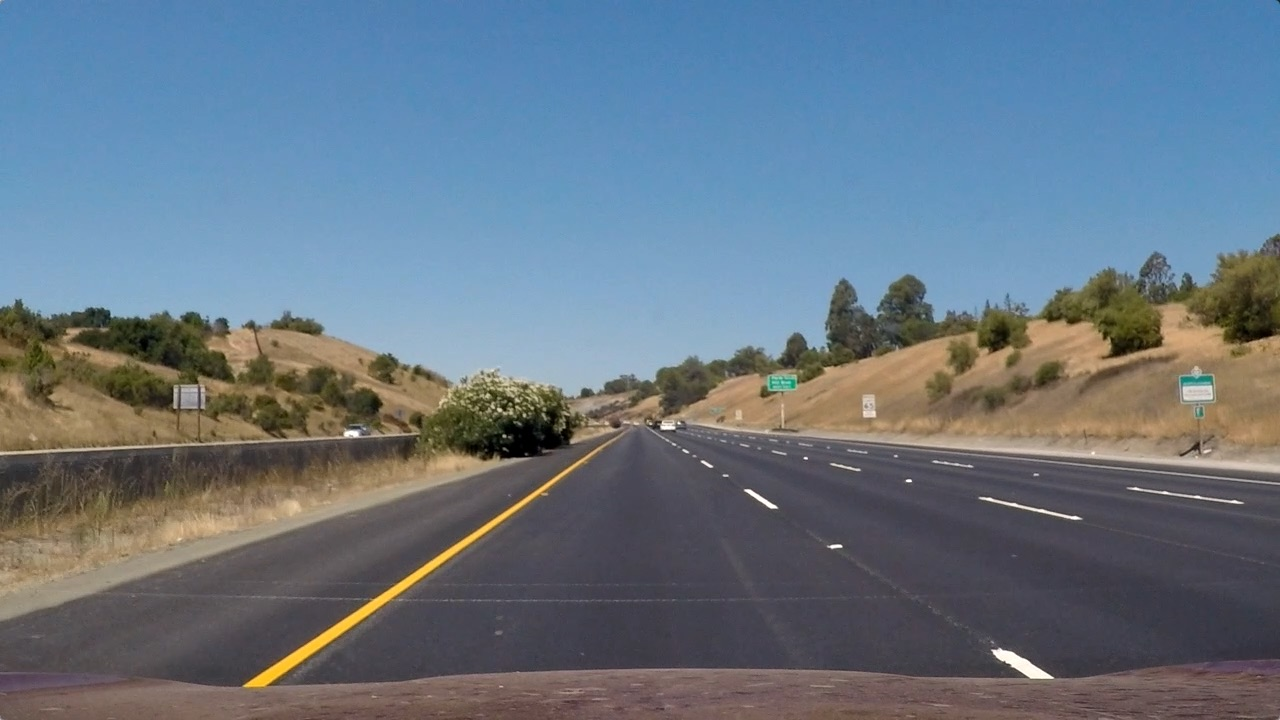
#> input picture term_1/Advanced-Lane-Lines/test_images/straight_lines1.jpg, 1280 x 720 px
$ python -i processing.py   (imports and definitions only)   (older library calls are emulated)
#> lines starting #> are read from the running program, lines starting #| are printed output that depends on the picture; after the words box and inside, x2 and y2 are one past the last pixel; in counts of white or black regions, pixels touching at a corner belong together
#> further down, picture is the input picture: shape (720, 1280, 3); mean B, G, R 131.2, 117.7, 103.2
import cv2
import numpy as np
import matplotlib.pyplot as plt
import matplotlib.image as mpimg

# [36 lines left out: functions get_perspective_points, draw_perspective_points, get_perspective_matrix, warp, not called in this run]

def yellow_white(image):
    hsv = cv2.cvtColor(image, cv2.COLOR_BGR2HSV)
#> hsv: shape (720, 1280, 3); mean H, S, V 85.5, 85, 143.4
    lower_yellow = np.array([80,100,100])
    upper_yellow = np.array([120,255,255])
    yellow_only = cv2.inRange(hsv, lower_yellow, upper_yellow)
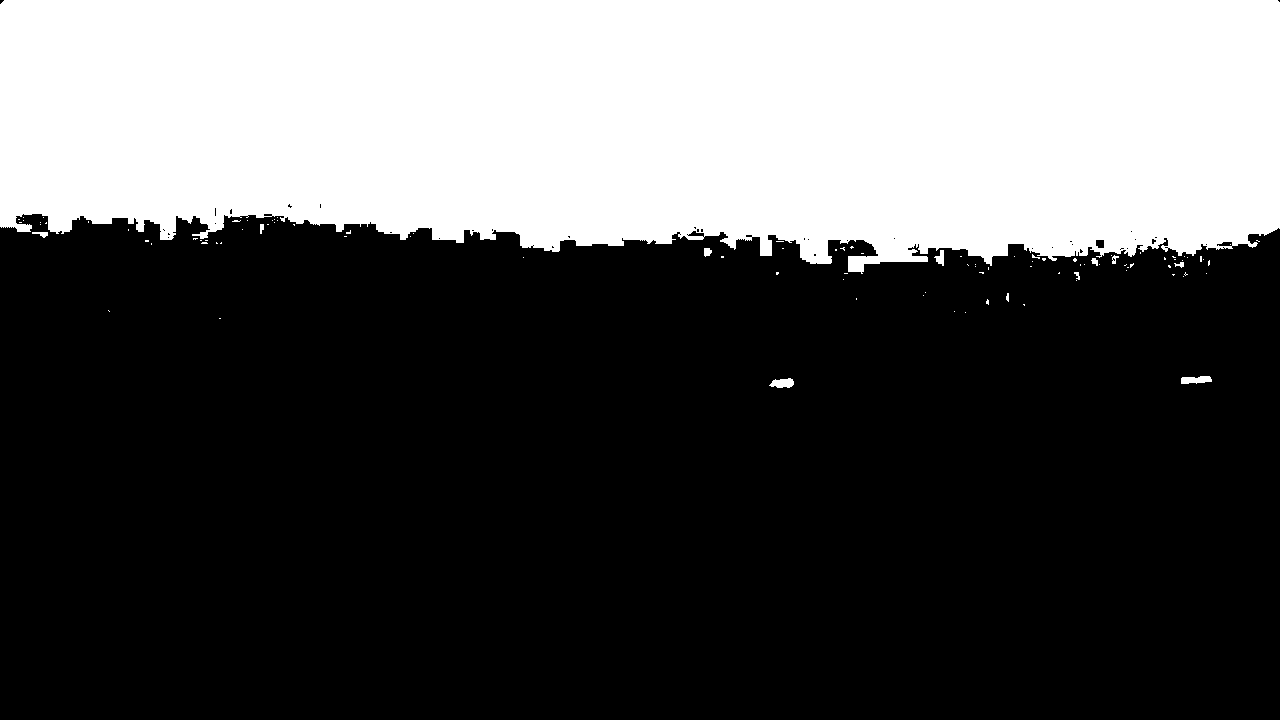
#> yellow_only: shape (720, 1280); 33.4% white; 103 white regions (91 under 20 px), largest, box (x1, y1, x2, y2) and area: (0, 0, 1280, 274) 306380, (1181, 376, 1212, 384) 192, (769, 378, 794, 388) 180
    yellow_only[(yellow_only == 255)] = 1

    hls = cv2.cvtColor(image, cv2.COLOR_RGB2HLS)
#> hls: shape (720, 1280, 3); mean of channels 0, 1, 2 72.8, 117, 67
    l_channel = hls[:,:,1]
    white_only = np.zeros_like(l_channel)
    white_only[(l_channel >= 180) & (l_channel <= 255)] = 1

    res = np.zeros_like(white_only)
    res[(yellow_only == 1) | (white_only == 1)] = 1
    return res

def sobel_threshold(img, sx_thresh=(20, 100)):
#> called with sx_thresh = (20, 100)
    hls = cv2.cvtColor(img, cv2.COLOR_RGB2HLS).astype(np.float)
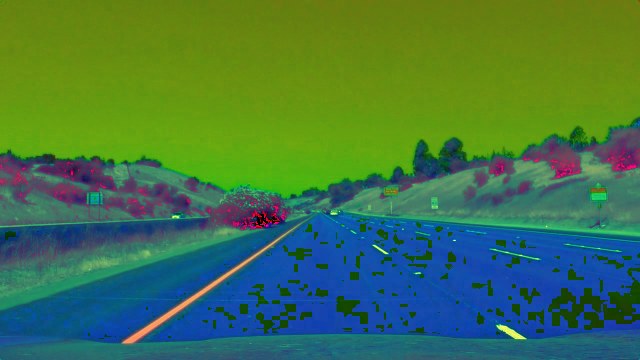
#> hls: shape (720, 1280, 3) float64 (shown at 1/2 size); mean B, G, R 72.8, 117, 67
    l_channel = hls[:,:,1]
    # Sobel x
    sobelx = cv2.Sobel(l_channel, cv2.CV_64F, 1, 0) # Take the derivative in x
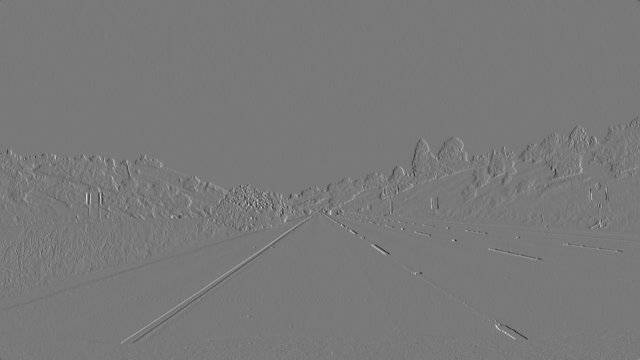
#> sobelx: shape (720, 1280) float64 (shown at 1/2 size); min -605, max 667, mean -0.1; drawn with min black and max white
    abs_sobelx = np.absolute(sobelx) # Absolute x derivative to accentuate lines away from horizontal
    scaled_sobel = np.uint8(255*abs_sobelx/np.max(abs_sobelx))

    # Threshold x gradient
    sxbinary = np.zeros_like(scaled_sobel)
    sxbinary[(scaled_sobel >= sx_thresh[0]) & (scaled_sobel <= sx_thresh[1])] = 1
    return sxbinary

# [15 lines left out: functions s_channel_threshold, gradient_saturation, not called in this run]

def gradient_color(image):
    yw = yellow_white(image)
    sx = sobel_threshold(image)
#> sx: shape (720, 1280); values 0 (black) and 1 (white), 4.2% white in thin lines or dots
    combined_binary = np.zeros_like(yw)
    combined_binary[((yw == 1) & (sx == 1))] = 1
    return combined_binary

>>> import cv2
>>> picture = cv2.imread('test_images/straight_lines1.jpg')
>>> result = gradient_color(picture)
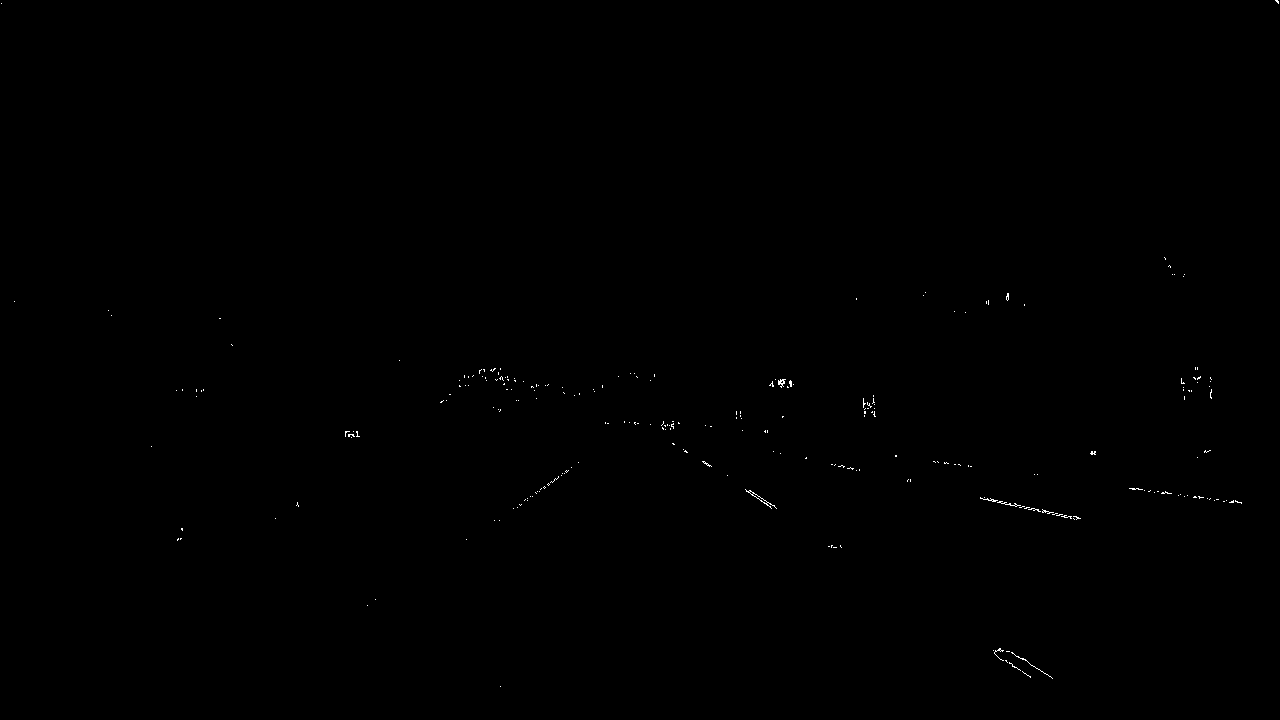
#> result: shape (720, 1280); values 0 (black) and 1 (white), 0.12% white in thin lines or dots

$ run again, on term_1/Advanced-Lane-Lines/test_images/straight_lines2.jpg
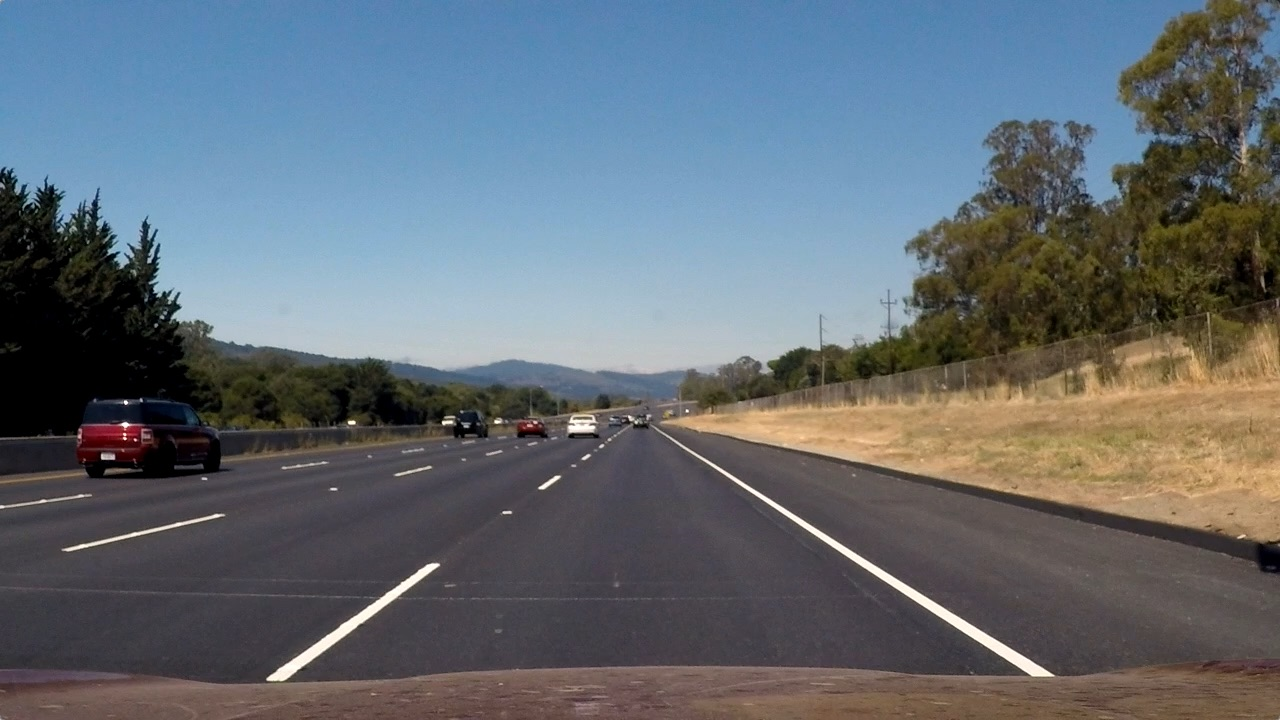
#> input picture term_1/Advanced-Lane-Lines/test_images/straight_lines2.jpg, 1280 x 720 px
#> picture is the input picture: shape (720, 1280, 3); mean B, G, R 115.1, 107.7, 99.4
#> hsv: shape (720, 1280, 3); mean H, S, V 81.6, 75.9, 127.4
#> in yellow_white, `yellow_only = cv2.inRange(hsv, lower_yellow, upper_yellow)`:
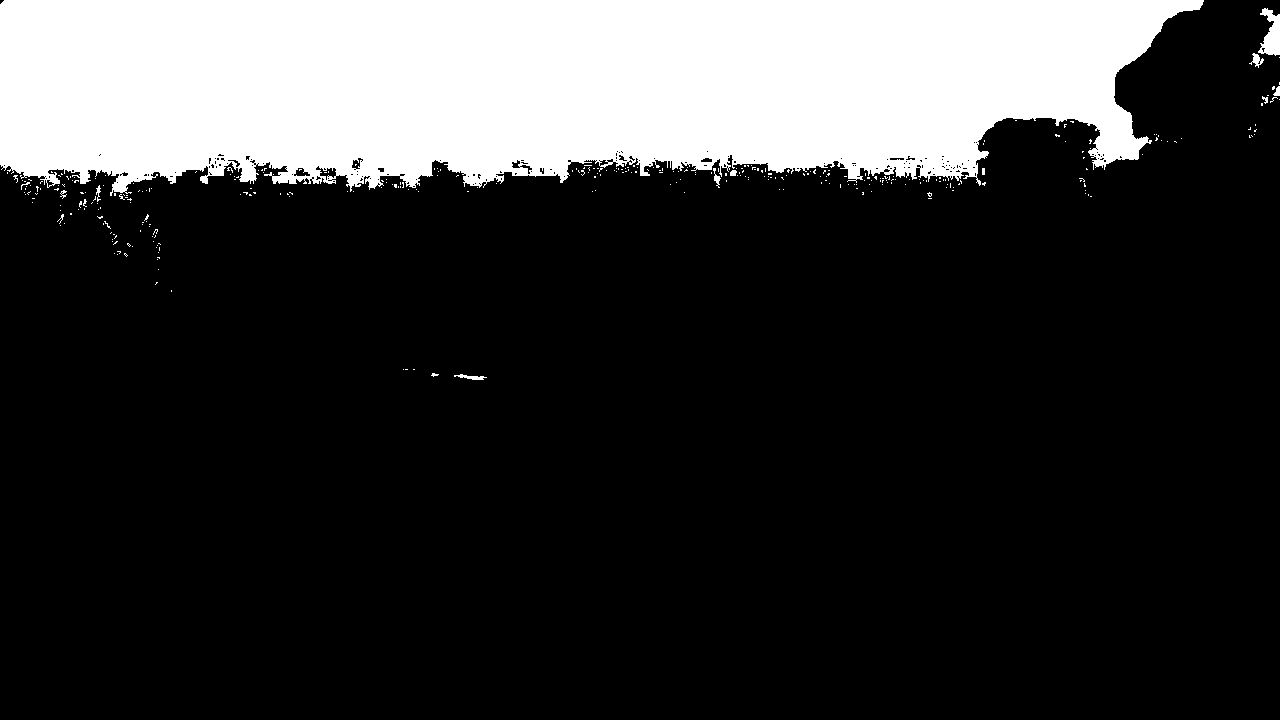
#> yellow_only: shape (720, 1280); 21% white; 340 white regions (328 under 20 px), largest, box (x1, y1, x2, y2) and area: (0, 0, 1204, 196) 190971, (1258, 8, 1280, 56) 624, (454, 374, 487, 380) 96
#> yw: shape (720, 1280); values 0 (black) and 1 (white), 28.3% white; 738 white regions (700 under 20 px), largest, box (x1, y1, x2, y2) and area: (0, 0, 1204, 196) 190971, (154, 256, 888, 373) 58957, (663, 433, 1054, 677) 3120
#> sx: shape (720, 1280); values 0 (black) and 1 (white), 4.5% white in thin lines or dots
#> `result = gradient_color(picture)`:
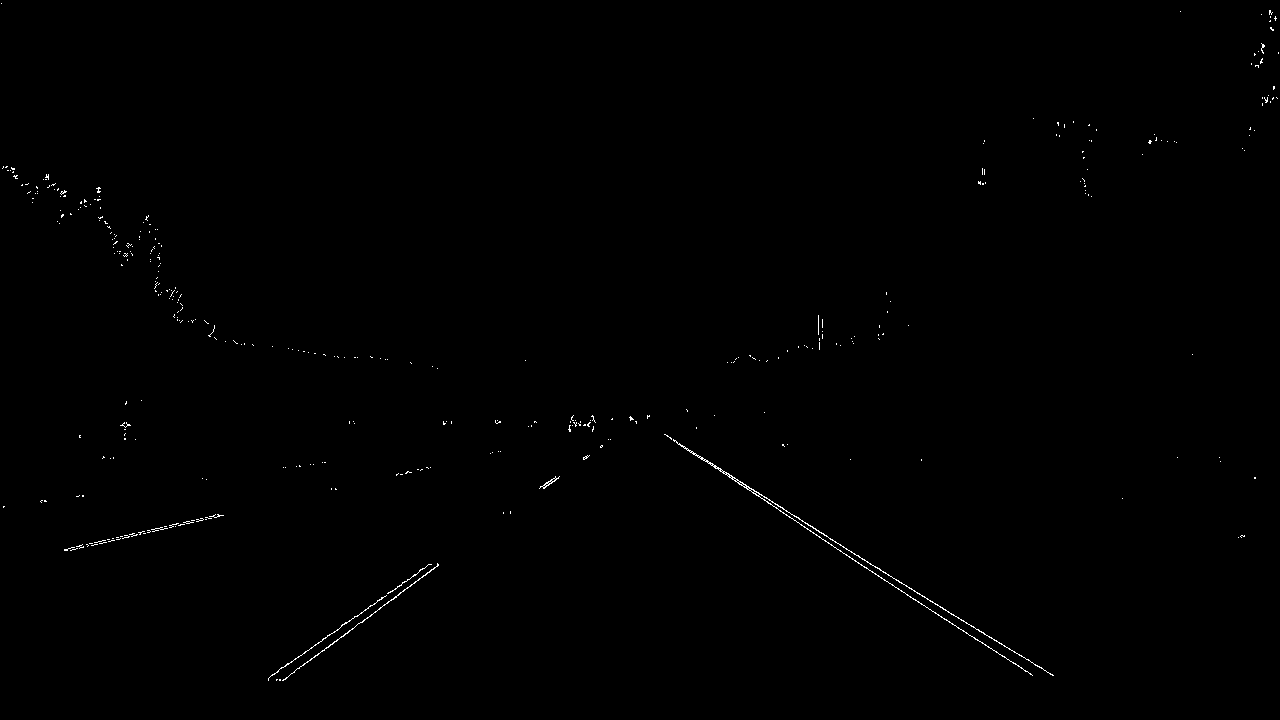
#> result: shape (720, 1280); values 0 (black) and 1 (white), 0.3% white in thin lines or dots

$ run again, on term_1/Advanced-Lane-Lines/test_images/test1.jpg
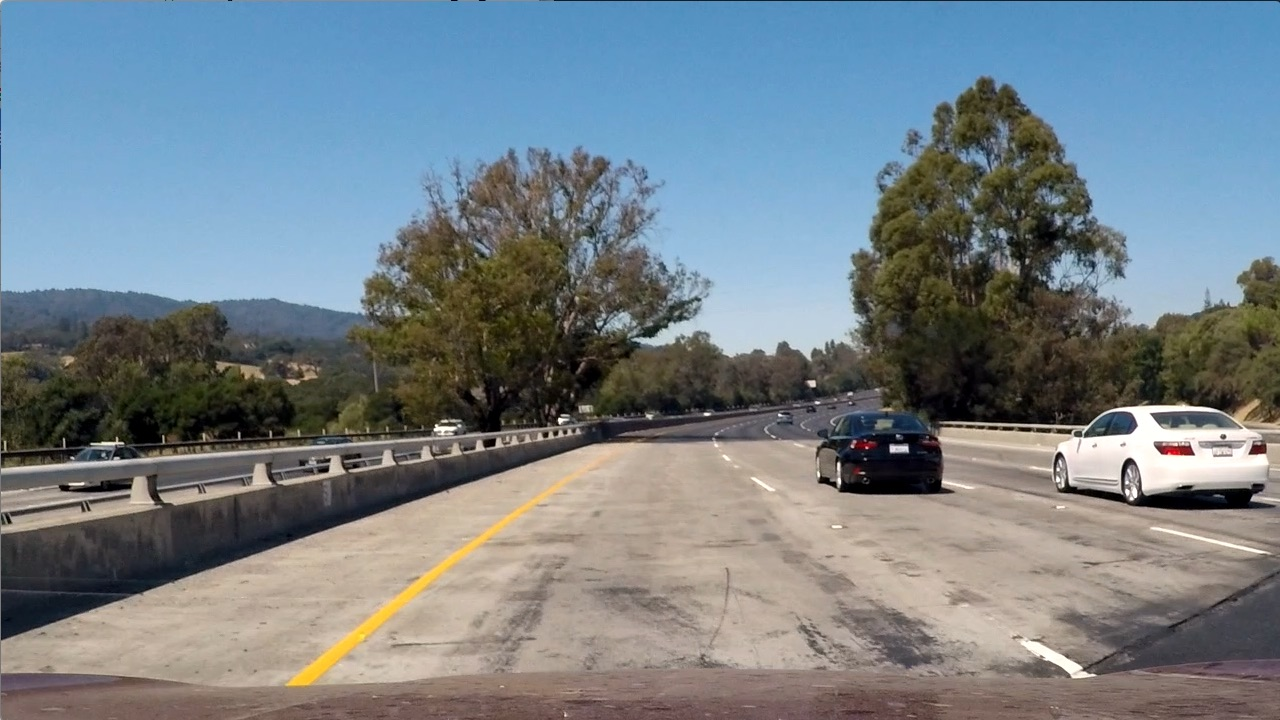
#> input picture term_1/Advanced-Lane-Lines/test_images/test1.jpg, 1280 x 720 px
#> picture is the input picture: shape (720, 1280, 3); mean B, G, R 135.5, 128.7, 117.5
#> hsv: shape (720, 1280, 3); mean H, S, V 60.3, 78, 149.5
#> in yellow_white, `yellow_only = cv2.inRange(hsv, lower_yellow, upper_yellow)`:
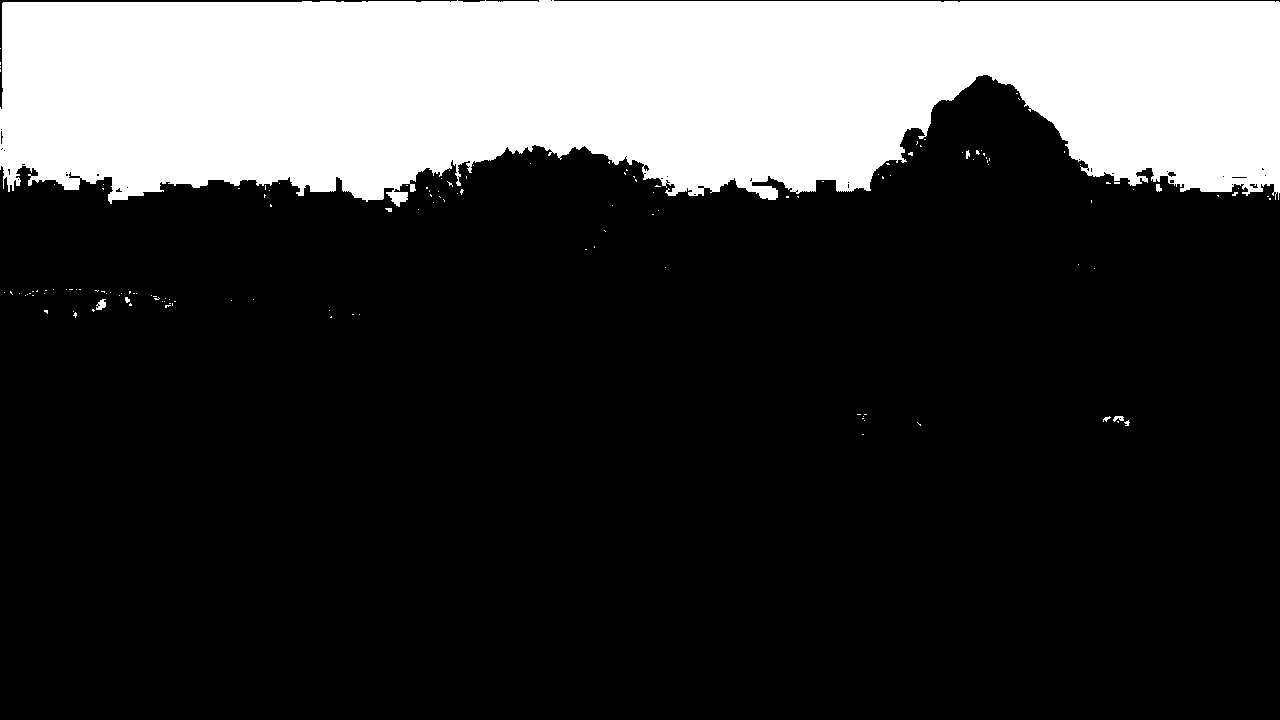
#> yellow_only: shape (720, 1280); 23.5% white; 143 white regions (134 under 20 px), largest, box (x1, y1, x2, y2) and area: (0, 0, 1280, 207) 215844, (96, 299, 106, 310) 72, (1113, 416, 1124, 422) 42
#> yw: shape (720, 1280); values 0 (black) and 1 (white), 36.7% white; 1026 white regions (884 under 20 px), largest, box (x1, y1, x2, y2) and area: (0, 0, 1280, 207) 215844, (1, 209, 403, 314) 27340, (634, 210, 872, 360) 22846
#> sx: shape (720, 1280); values 0 (black) and 1 (white), 6.6% white in thin lines or dots
#> `result = gradient_color(picture)`:
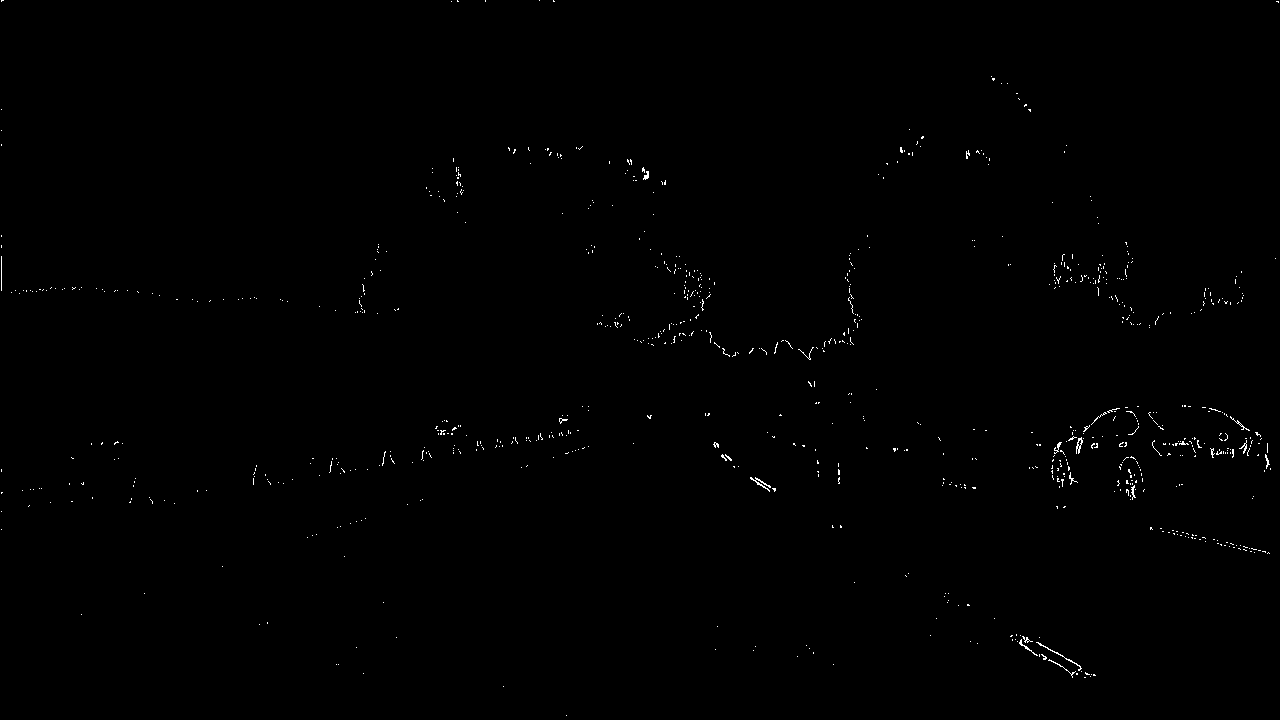
#> result: shape (720, 1280); values 0 (black) and 1 (white), 0.35% white in thin lines or dots
